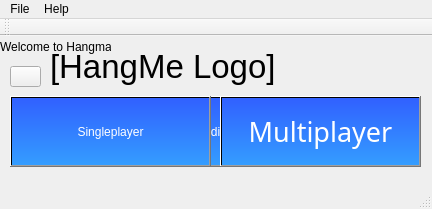
<?xml version="1.0" encoding="UTF-8"?>
<ui version="4.0">
 <class>Hangman</class>
 <widget class="QMainWindow" name="Hangman">
  <property name="geometry">
   <rect>
    <x>0</x>
    <y>0</y>
    <width>432</width>
    <height>209</height>
   </rect>
  </property>
  <property name="windowTitle">
   <string>Hangman</string>
  </property>
  <widget class="QWidget" name="centralWidget">
   <widget class="QPushButton" name="btnSingleplayer">
    <property name="geometry">
     <rect>
      <x>10</x>
      <y>60</y>
      <width>201</width>
      <height>71</height>
     </rect>
    </property>
    <property name="styleSheet">
     <string notr="true">background:qlineargradient(spread:pad, x1:0.483318, y1:0.011, x2:0.483318, y2:1, stop:0 rgba(49, 97, 255, 255), stop:1 rgba(52, 157, 255, 255));
font: 25 20pt &quot;Segoe UI Light&quot;;
color: rgb(255, 255, 255)</string>
    </property>
    <property name="text">
     <string>Singleplayer</string>
    </property>
   </widget>
   <widget class="QPushButton" name="btnStartHost">
    <property name="geometry">
     <rect>
      <x>10</x>
      <y>60</y>
      <width>201</width>
      <height>71</height>
     </rect>
    </property>
    <property name="styleSheet">
     <string notr="true">background:qlineargradient(spread:pad, x1:0.483318, y1:0.011, x2:0.483318, y2:1, stop:0 rgba(49, 97, 255, 255), stop:1 rgba(52, 157, 255, 255));
font: 25 20pt &quot;Segoe UI Light&quot;;
color: rgb(255, 255, 255)</string>
    </property>
    <property name="text">
     <string>Host a game</string>
    </property>
   </widget>
   <widget class="QPushButton" name="btnFindHost">
    <property name="geometry">
     <rect>
      <x>220</x>
      <y>60</y>
      <width>201</width>
      <height>71</height>
     </rect>
    </property>
    <property name="styleSheet">
     <string notr="true">background:qlineargradient(spread:pad, x1:0.483318, y1:0.011, x2:0.483318, y2:1, stop:0 rgba(49, 97, 255, 255), stop:1 rgba(52, 157, 255, 255));
font: 25 20pt &quot;Segoe UI Light&quot;;
color: rgb(255, 255, 255)</string>
    </property>
    <property name="text">
     <string>Connect to host</string>
    </property>
   </widget>
   <widget class="QLabel" name="lblStatus">
    <property name="geometry">
     <rect>
      <x>0</x>
      <y>0</y>
      <width>111</width>
      <height>21</height>
     </rect>
    </property>
    <property name="text">
     <string>Welcome to Hangman!</string>
    </property>
   </widget>
   <widget class="QPushButton" name="btnSP_Easy">
    <property name="geometry">
     <rect>
      <x>10</x>
      <y>60</y>
      <width>131</width>
      <height>71</height>
     </rect>
    </property>
    <property name="styleSheet">
     <string notr="true">background:qlineargradient(spread:pad, x1:0.483318, y1:0.011, x2:0.483318, y2:1, stop:0 rgba(49, 97, 255, 255), stop:1 rgba(52, 157, 255, 255));
font: 25 20pt &quot;Segoe UI Light&quot;;
color: rgb(255, 255, 255)</string>
    </property>
    <property name="text">
     <string>Easy</string>
    </property>
   </widget>
   <widget class="QPushButton" name="btnSP_Medium">
    <property name="geometry">
     <rect>
      <x>150</x>
      <y>60</y>
      <width>131</width>
      <height>71</height>
     </rect>
    </property>
    <property name="styleSheet">
     <string notr="true">background:qlineargradient(spread:pad, x1:0.483318, y1:0.011, x2:0.483318, y2:1, stop:0 rgba(49, 97, 255, 255), stop:1 rgba(52, 157, 255, 255));
font: 25 20pt &quot;Segoe UI Light&quot;;
color: rgb(255, 255, 255)</string>
    </property>
    <property name="text">
     <string>Medium</string>
    </property>
   </widget>
   <widget class="QPushButton" name="btnSP_Hard">
    <property name="geometry">
     <rect>
      <x>290</x>
      <y>60</y>
      <width>131</width>
      <height>71</height>
     </rect>
    </property>
    <property name="styleSheet">
     <string notr="true">background:qlineargradient(spread:pad, x1:0.483318, y1:0.011, x2:0.483318, y2:1, stop:0 rgba(49, 97, 255, 255), stop:1 rgba(52, 157, 255, 255));
font: 25 20pt &quot;Segoe UI Light&quot;;
color: rgb(255, 255, 255)
</string>
    </property>
    <property name="text">
     <string>Hard</string>
    </property>
   </widget>
   <widget class="QPushButton" name="btnGoBack">
    <property name="geometry">
     <rect>
      <x>10</x>
      <y>30</y>
      <width>31</width>
      <height>21</height>
     </rect>
    </property>
    <property name="text">
     <string/>
    </property>
   </widget>
   <widget class="QPushButton" name="btnMultiplayer">
    <property name="geometry">
     <rect>
      <x>220</x>
      <y>60</y>
      <width>201</width>
      <height>71</height>
     </rect>
    </property>
    <property name="palette">
     <palette>
      <active>
       <colorrole role="WindowText">
        <brush brushstyle="SolidPattern">
         <color alpha="255">
          <red>255</red>
          <green>255</green>
          <blue>255</blue>
         </color>
        </brush>
       </colorrole>
       <colorrole role="Button">
        <brush brushstyle="LinearGradientPattern">
         <gradient startx="0.483318000000000" starty="0.011000000000000" endx="0.483318000000000" endy="1.000000000000000" type="LinearGradient" spread="PadSpread" coordinatemode="ObjectBoundingMode">
          <gradientstop position="0.000000000000000">
           <color alpha="255">
            <red>49</red>
            <green>97</green>
            <blue>255</blue>
           </color>
          </gradientstop>
          <gradientstop position="1.000000000000000">
           <color alpha="255">
            <red>52</red>
            <green>157</green>
            <blue>255</blue>
           </color>
          </gradientstop>
         </gradient>
        </brush>
       </colorrole>
       <colorrole role="Text">
        <brush brushstyle="SolidPattern">
         <color alpha="255">
          <red>255</red>
          <green>255</green>
          <blue>255</blue>
         </color>
        </brush>
       </colorrole>
       <colorrole role="ButtonText">
        <brush brushstyle="SolidPattern">
         <color alpha="255">
          <red>255</red>
          <green>255</green>
          <blue>255</blue>
         </color>
        </brush>
       </colorrole>
       <colorrole role="Base">
        <brush brushstyle="LinearGradientPattern">
         <gradient startx="0.483318000000000" starty="0.011000000000000" endx="0.483318000000000" endy="1.000000000000000" type="LinearGradient" spread="PadSpread" coordinatemode="ObjectBoundingMode">
          <gradientstop position="0.000000000000000">
           <color alpha="255">
            <red>49</red>
            <green>97</green>
            <blue>255</blue>
           </color>
          </gradientstop>
          <gradientstop position="1.000000000000000">
           <color alpha="255">
            <red>52</red>
            <green>157</green>
            <blue>255</blue>
           </color>
          </gradientstop>
         </gradient>
        </brush>
       </colorrole>
       <colorrole role="Window">
        <brush brushstyle="LinearGradientPattern">
         <gradient startx="0.483318000000000" starty="0.011000000000000" endx="0.483318000000000" endy="1.000000000000000" type="LinearGradient" spread="PadSpread" coordinatemode="ObjectBoundingMode">
          <gradientstop position="0.000000000000000">
           <color alpha="255">
            <red>49</red>
            <green>97</green>
            <blue>255</blue>
           </color>
          </gradientstop>
          <gradientstop position="1.000000000000000">
           <color alpha="255">
            <red>52</red>
            <green>157</green>
            <blue>255</blue>
           </color>
          </gradientstop>
         </gradient>
        </brush>
       </colorrole>
      </active>
      <inactive>
       <colorrole role="WindowText">
        <brush brushstyle="SolidPattern">
         <color alpha="255">
          <red>255</red>
          <green>255</green>
          <blue>255</blue>
         </color>
        </brush>
       </colorrole>
       <colorrole role="Button">
        <brush brushstyle="LinearGradientPattern">
         <gradient startx="0.483318000000000" starty="0.011000000000000" endx="0.483318000000000" endy="1.000000000000000" type="LinearGradient" spread="PadSpread" coordinatemode="ObjectBoundingMode">
          <gradientstop position="0.000000000000000">
           <color alpha="255">
            <red>49</red>
            <green>97</green>
            <blue>255</blue>
           </color>
          </gradientstop>
          <gradientstop position="1.000000000000000">
           <color alpha="255">
            <red>52</red>
            <green>157</green>
            <blue>255</blue>
           </color>
          </gradientstop>
         </gradient>
        </brush>
       </colorrole>
       <colorrole role="Text">
        <brush brushstyle="SolidPattern">
         <color alpha="255">
          <red>255</red>
          <green>255</green>
          <blue>255</blue>
         </color>
        </brush>
       </colorrole>
       <colorrole role="ButtonText">
        <brush brushstyle="SolidPattern">
         <color alpha="255">
          <red>255</red>
          <green>255</green>
          <blue>255</blue>
         </color>
        </brush>
       </colorrole>
       <colorrole role="Base">
        <brush brushstyle="LinearGradientPattern">
         <gradient startx="0.483318000000000" starty="0.011000000000000" endx="0.483318000000000" endy="1.000000000000000" type="LinearGradient" spread="PadSpread" coordinatemode="ObjectBoundingMode">
          <gradientstop position="0.000000000000000">
           <color alpha="255">
            <red>49</red>
            <green>97</green>
            <blue>255</blue>
           </color>
          </gradientstop>
          <gradientstop position="1.000000000000000">
           <color alpha="255">
            <red>52</red>
            <green>157</green>
            <blue>255</blue>
           </color>
          </gradientstop>
         </gradient>
        </brush>
       </colorrole>
       <colorrole role="Window">
        <brush brushstyle="LinearGradientPattern">
         <gradient startx="0.483318000000000" starty="0.011000000000000" endx="0.483318000000000" endy="1.000000000000000" type="LinearGradient" spread="PadSpread" coordinatemode="ObjectBoundingMode">
          <gradientstop position="0.000000000000000">
           <color alpha="255">
            <red>49</red>
            <green>97</green>
            <blue>255</blue>
           </color>
          </gradientstop>
          <gradientstop position="1.000000000000000">
           <color alpha="255">
            <red>52</red>
            <green>157</green>
            <blue>255</blue>
           </color>
          </gradientstop>
         </gradient>
        </brush>
       </colorrole>
      </inactive>
      <disabled>
       <colorrole role="WindowText">
        <brush brushstyle="SolidPattern">
         <color alpha="255">
          <red>255</red>
          <green>255</green>
          <blue>255</blue>
         </color>
        </brush>
       </colorrole>
       <colorrole role="Button">
        <brush brushstyle="LinearGradientPattern">
         <gradient startx="0.483318000000000" starty="0.011000000000000" endx="0.483318000000000" endy="1.000000000000000" type="LinearGradient" spread="PadSpread" coordinatemode="ObjectBoundingMode">
          <gradientstop position="0.000000000000000">
           <color alpha="255">
            <red>49</red>
            <green>97</green>
            <blue>255</blue>
           </color>
          </gradientstop>
          <gradientstop position="1.000000000000000">
           <color alpha="255">
            <red>52</red>
            <green>157</green>
            <blue>255</blue>
           </color>
          </gradientstop>
         </gradient>
        </brush>
       </colorrole>
       <colorrole role="Text">
        <brush brushstyle="SolidPattern">
         <color alpha="255">
          <red>255</red>
          <green>255</green>
          <blue>255</blue>
         </color>
        </brush>
       </colorrole>
       <colorrole role="ButtonText">
        <brush brushstyle="SolidPattern">
         <color alpha="255">
          <red>255</red>
          <green>255</green>
          <blue>255</blue>
         </color>
        </brush>
       </colorrole>
       <colorrole role="Base">
        <brush brushstyle="LinearGradientPattern">
         <gradient startx="0.483318000000000" starty="0.011000000000000" endx="0.483318000000000" endy="1.000000000000000" type="LinearGradient" spread="PadSpread" coordinatemode="ObjectBoundingMode">
          <gradientstop position="0.000000000000000">
           <color alpha="255">
            <red>49</red>
            <green>97</green>
            <blue>255</blue>
           </color>
          </gradientstop>
          <gradientstop position="1.000000000000000">
           <color alpha="255">
            <red>52</red>
            <green>157</green>
            <blue>255</blue>
           </color>
          </gradientstop>
         </gradient>
        </brush>
       </colorrole>
       <colorrole role="Window">
        <brush brushstyle="LinearGradientPattern">
         <gradient startx="0.483318000000000" starty="0.011000000000000" endx="0.483318000000000" endy="1.000000000000000" type="LinearGradient" spread="PadSpread" coordinatemode="ObjectBoundingMode">
          <gradientstop position="0.000000000000000">
           <color alpha="255">
            <red>49</red>
            <green>97</green>
            <blue>255</blue>
           </color>
          </gradientstop>
          <gradientstop position="1.000000000000000">
           <color alpha="255">
            <red>52</red>
            <green>157</green>
            <blue>255</blue>
           </color>
          </gradientstop>
         </gradient>
        </brush>
       </colorrole>
      </disabled>
     </palette>
    </property>
    <property name="font">
     <font>
      <family>Segoe UI Light</family>
      <pointsize>20</pointsize>
      <weight>3</weight>
      <italic>false</italic>
      <bold>false</bold>
     </font>
    </property>
    <property name="styleSheet">
     <string notr="true">background:qlineargradient(spread:pad, x1:0.483318, y1:0.011, x2:0.483318, y2:1, stop:0 rgba(49, 97, 255, 255), stop:1 rgba(52, 157, 255, 255));
font: 25 20pt &quot;Segoe UI Light&quot;;
color: rgb(255, 255, 255)</string>
    </property>
    <property name="text">
     <string>Multiplayer</string>
    </property>
   </widget>
   <widget class="QLabel" name="lblStatus_2">
    <property name="geometry">
     <rect>
      <x>50</x>
      <y>10</y>
      <width>341</width>
      <height>41</height>
     </rect>
    </property>
    <property name="font">
     <font>
      <pointsize>25</pointsize>
     </font>
    </property>
    <property name="text">
     <string>[HangMe Logo]</string>
    </property>
   </widget>
   <zorder>btnFindHost</zorder>
   <zorder>lblStatus</zorder>
   <zorder>btnSP_Easy</zorder>
   <zorder>btnSP_Medium</zorder>
   <zorder>btnSP_Hard</zorder>
   <zorder>btnGoBack</zorder>
   <zorder>btnMultiplayer</zorder>
   <zorder>btnStartHost</zorder>
   <zorder>btnSingleplayer</zorder>
   <zorder>lblStatus_2</zorder>
  </widget>
  <widget class="QMenuBar" name="menuBar">
   <property name="geometry">
    <rect>
     <x>0</x>
     <y>0</y>
     <width>432</width>
     <height>21</height>
    </rect>
   </property>
   <widget class="QMenu" name="menuFIle">
    <property name="title">
     <string>File</string>
    </property>
    <addaction name="actionHighscore"/>
    <addaction name="actionDictionary"/>
   </widget>
   <widget class="QMenu" name="menuHelp">
    <property name="title">
     <string>Help</string>
    </property>
    <addaction name="actionGame_Help"/>
    <addaction name="actionInfo_2"/>
   </widget>
   <addaction name="menuFIle"/>
   <addaction name="menuHelp"/>
  </widget>
  <widget class="QToolBar" name="mainToolBar">
   <attribute name="toolBarArea">
    <enum>TopToolBarArea</enum>
   </attribute>
   <attribute name="toolBarBreak">
    <bool>false</bool>
   </attribute>
  </widget>
  <widget class="QStatusBar" name="statusBar"/>
  <action name="actionHighscore">
   <property name="text">
    <string>Highscore</string>
   </property>
  </action>
  <action name="actionDictionary">
   <property name="text">
    <string>Dictionary</string>
   </property>
  </action>
  <action name="actionInfo">
   <property name="text">
    <string>Info</string>
   </property>
  </action>
  <action name="actionGame_Help">
   <property name="text">
    <string>Game Help</string>
   </property>
  </action>
  <action name="actionInfo_2">
   <property name="text">
    <string>About</string>
   </property>
  </action>
 </widget>
 <layoutdefault spacing="6" margin="11"/>
 <resources/>
 <connections/>
</ui>
